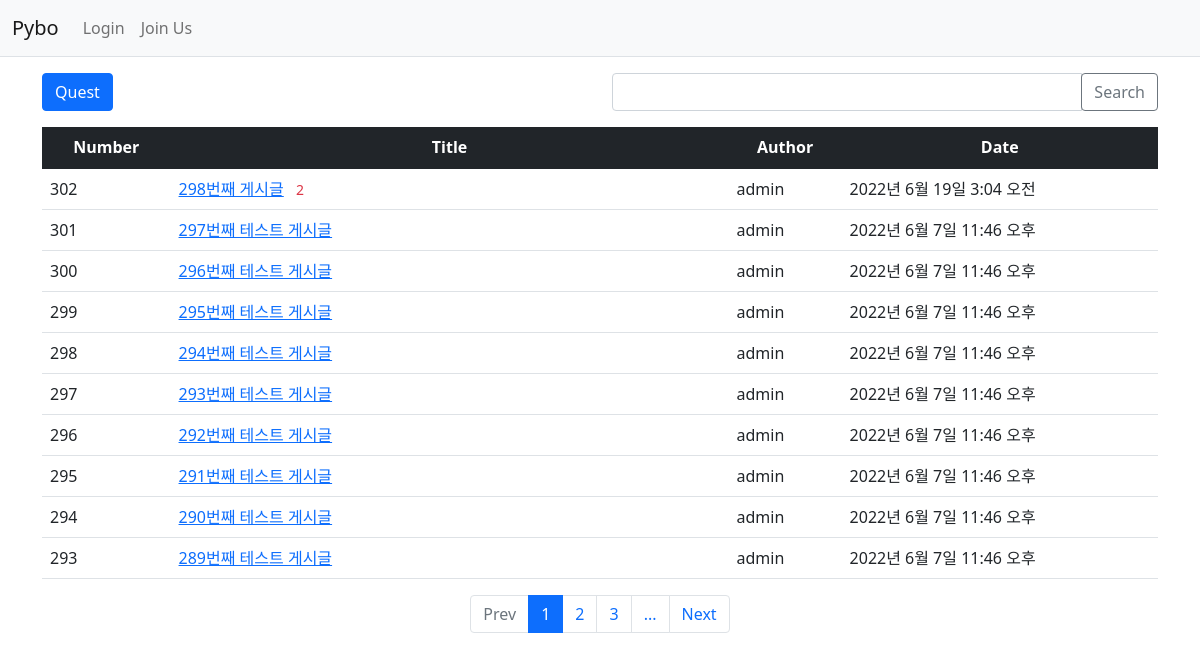
Page /pybo/ on the earlier database version.
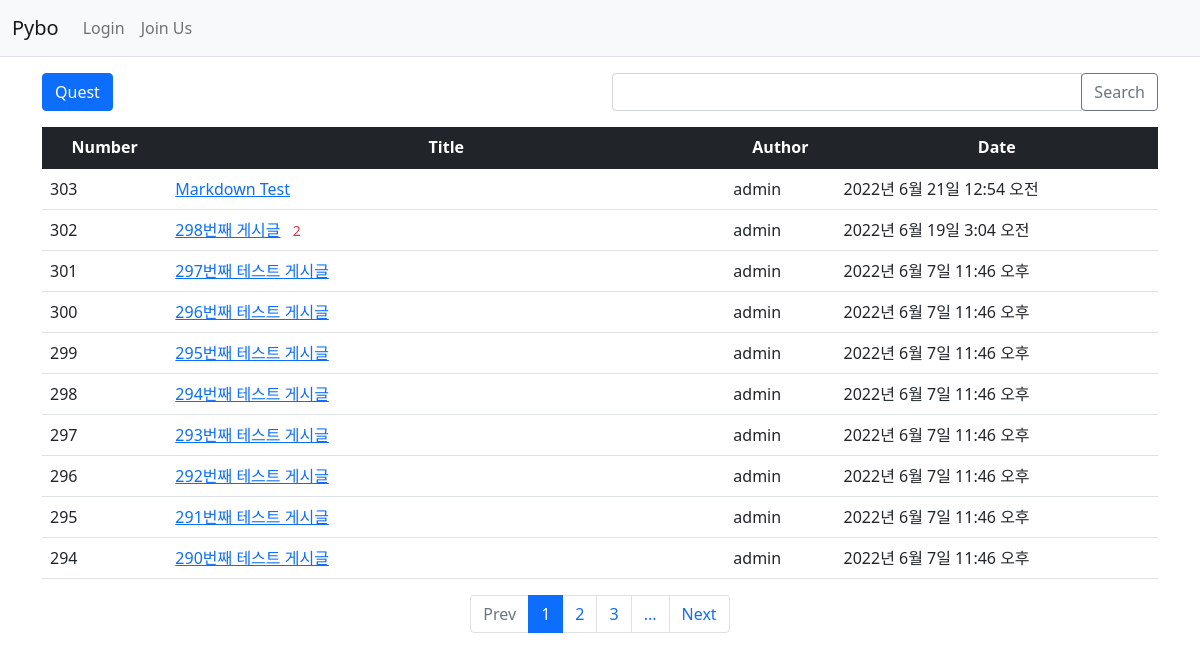
Same page on the later database version.
### pybo/models.py (models this page shows, shortened)
class Question(models.Model):
    subject = models.CharField(max_length=200)
    content = models.TextField()
    create_date = models.DateTimeField()
    author = models.ForeignKey(User, on_delete=models.CASCADE, related_name='author_question')
    modify_date = models.DateTimeField(null=True, blank=True)  # null 허용, form.is_valid 검증 시 값 없어도 됨(값을 비워둘 수 있음)
    voter = models.ManyToManyField(User, related_name='voter_question')  # 추천인 추가

### pybo/views/base_view.py (the view, shortened to what this page needs)
# urls.py: path('', base_view.index, name='index')
def index(request):
    page = request.GET.get('page', '1')  # http GET method의 파라미터 page default를 1로 설정 (값이 있으면 그 값을 가져옴)
    keyword = request.GET.get('keyword', '')  # 검색어
    question_list = Question.objects.order_by('-create_date')
    paginator = Paginator(question_list, 10)  # 게시글 페이지 기준은 10개
    page_obj = paginator.get_page(page)
    context = {'question_list': page_obj, 'page': page, 'keyword': keyword}
    return render(request, 'pybo/question_list.html', context)

### pybo/templatetags/pybo_filter.py (called while the page is built)
@register.filter
def sub(value, arg):
    return value - arg

### templates/pybo/question_list.html (shortened to what this page needs)
{% extends 'base.html' %}
{% load pybo_filter %}
{% block content %}
<div class="container my-3">
    <div class="row my-3">
        <div class="col-6">
            <a href="{% url 'pybo:question_create' %}" class="btn btn-primary">Quest</a>
        </div>
        <div class="col-6">
            <div class="input-group">
                <input type="text" id="search_keyword" class="form-control" value="{{ keyword|default_if_none:'' }}">
                <div class="input-group-append">
                    <button class="btn btn-outline-secondary" type="button" id="btn_search">Search</button>
                </div>
            </div>
        </div>
    </div>
    <table class="table">
        <thead>
        <tr class="text-center table-dark">
            <th>Number</th>
            <th style="width: 50%">Title</th>
            <th>Author</th>
            <th>Date</th>
        </tr>
        </thead>
    <tbody>
        {% if question_list %}
        {% for question in question_list %}
        <tr>
            <td>{{ question_list.paginator.count|sub:question_list.start_index|sub:forloop.counter0|add:1 }}</td>
            <td class="text-start">
                <a href="{% url 'pybo:detail' question.id %}">{{ question.subject }}</a>{% if question.answer_set.count > 0 %}
                <span class="text-danger small mx-2">{{ question.answer_set.count }}</span>
                {% endif %}
            </td>
            <td>{{ question.author.username }}</td>
            <td>{{ question.create_date }}</td>
        </tr>
        {% endfor %}
        {% else %}
        <tr>
            <td colspan="4">Empty Question</td>
        </tr>
        {% endif %}
    </tbody>
    </table>
    <ul class="pagination justify-content-center">
        {% if question_list.has_previous %}
        <li class="page-item">
            <a class="page-link" data-page="{{ question_list.previous_page_number }}"
               href=javascript:void(0)">Prev</a>
        </li>
        {% else %}
        <li class="page-item disabled">
            <a class="page-link" tabindex="-1" aria-disabled="true" href="#">Prev</a>
        </li>
        {% endif %}
        {% for page_number in question_list.paginator.page_range %}
        {% if page_number >= question_list.number|add:-2 and page_number <= question_list.number|add:2 %}
        {% if page_number == question_list.number %}
        <li class="page-item active" aria-current="page">
            <a class="page-link" href="?page={{ page_number }}">{{ page_number }}</a>
        </li>
        {% else %}
        <li class="page-item">
            <a class="page-link" data-page="{{ page_number }}"
               href="javascript:void(0)">{{ page_number }}</a>
        </li>
        {% endif %}
        {% endif %}
        {% endfor %}
        {% if question_list.number < question_list.paginator.num_pages|add:-2 %}
        <li class="page-item">
            <a class="page-link" data-page="{{ question_list.paginator.num_pages }}"
               href="javascript:void(0)">...</a>
        </li>
        {% endif %}
        {% if question_list.has_next %}
        <li class="page-item">
            <a class="page-link" data-page="{{ question_list.next_page_number }}"
               href="javascript:void(0)">Next</a>
        </li>
        {% else %}
        <li class="page-item disabled">
            <a class="page-link" tabindex="-1" aria-disabled="true" href="#">Next</a>
        </li>
        {% endif %}
    </ul>
</div>
{% endblock %}

Differences in the rows shown:
no longer on this page (row unchanged): Question: paginator.count|sub "293", subject "289번째 테스트 게시글", author.username "admin", create_date "2022년 6월 7일 11:46 오후"
added Question: paginator.count|sub "303", subject "Markdown Test", author.username "admin", create_date "2022년 6월 21일 12:54 오전"
